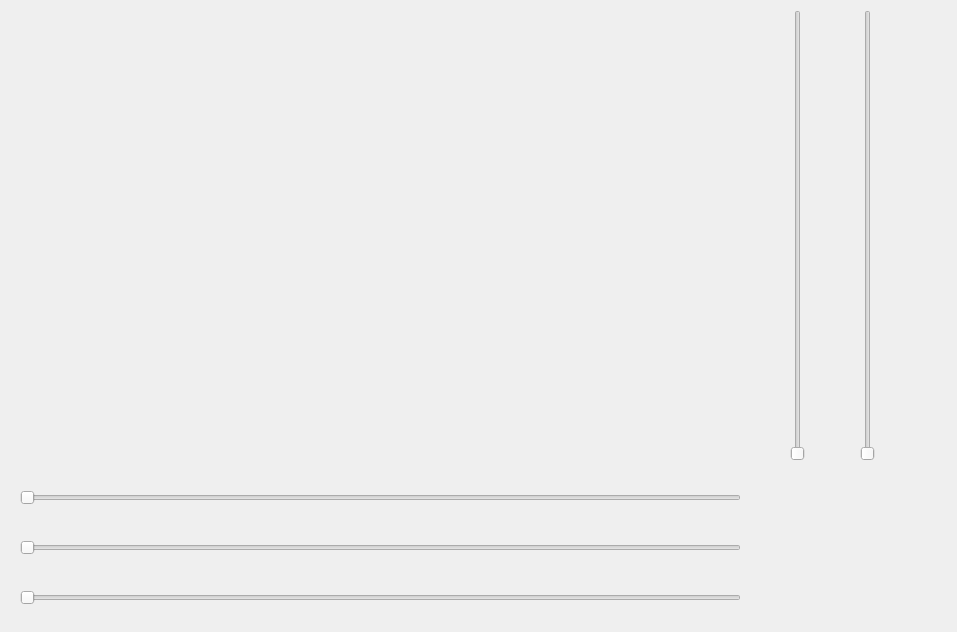
<?xml version="1.0" encoding="UTF-8"?>
<ui version="4.0">
 <class>Cuda_Oglnew_Form</class>
 <widget class="QWidget" name="Cuda_Oglnew_Form">
  <property name="geometry">
   <rect>
    <x>0</x>
    <y>0</y>
    <width>957</width>
    <height>632</height>
   </rect>
  </property>
  <property name="windowTitle">
   <string>Form</string>
  </property>
  <widget class="cudanew_class" name="ogl_widget" native="true">
   <property name="geometry">
    <rect>
     <x>20</x>
     <y>10</y>
     <width>731</width>
     <height>461</height>
    </rect>
   </property>
  </widget>
  <widget class="QSlider" name="xSlider">
   <property name="geometry">
    <rect>
     <x>20</x>
     <y>490</y>
     <width>721</width>
     <height>16</height>
    </rect>
   </property>
   <property name="maximum">
    <number>360</number>
   </property>
   <property name="orientation">
    <enum>Qt::Horizontal</enum>
   </property>
  </widget>
  <widget class="QSlider" name="ySlider">
   <property name="geometry">
    <rect>
     <x>20</x>
     <y>540</y>
     <width>721</width>
     <height>16</height>
    </rect>
   </property>
   <property name="maximum">
    <number>360</number>
   </property>
   <property name="orientation">
    <enum>Qt::Horizontal</enum>
   </property>
  </widget>
  <widget class="QSlider" name="speedSlider">
   <property name="geometry">
    <rect>
     <x>20</x>
     <y>590</y>
     <width>721</width>
     <height>16</height>
    </rect>
   </property>
   <property name="orientation">
    <enum>Qt::Horizontal</enum>
   </property>
  </widget>
  <widget class="QSlider" name="amplitSlider">
   <property name="geometry">
    <rect>
     <x>790</x>
     <y>10</y>
     <width>16</width>
     <height>451</height>
    </rect>
   </property>
   <property name="orientation">
    <enum>Qt::Vertical</enum>
   </property>
  </widget>
  <widget class="QSlider" name="colorSlider">
   <property name="geometry">
    <rect>
     <x>860</x>
     <y>10</y>
     <width>16</width>
     <height>451</height>
    </rect>
   </property>
   <property name="orientation">
    <enum>Qt::Vertical</enum>
   </property>
  </widget>
 </widget>
 <customwidgets>
  <customwidget>
   <class>cudanew_class</class>
   <extends>QWidget</extends>
   <header location="global">cudanew_class.h</header>
   <container>1</container>
  </customwidget>
 </customwidgets>
 <resources/>
 <connections/>
</ui>
